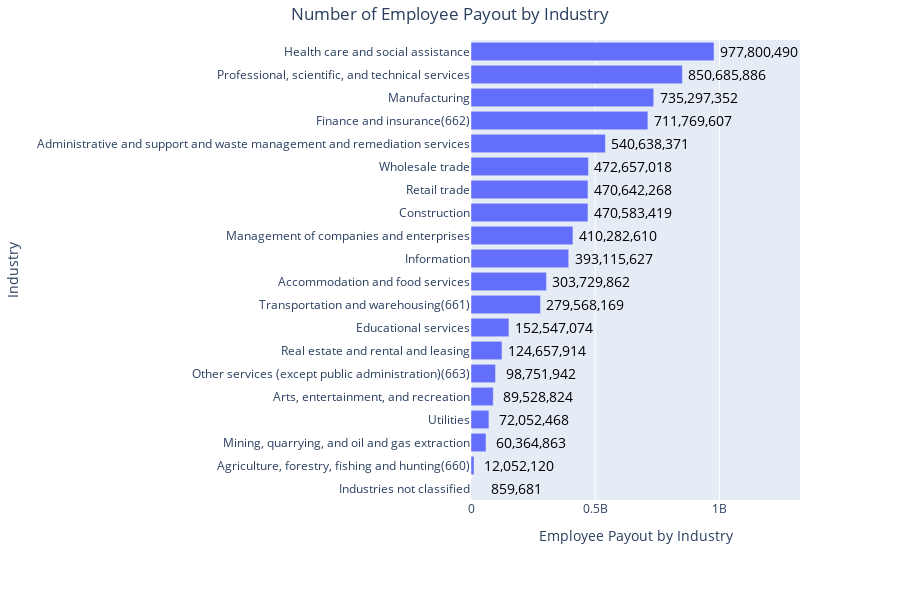

This figure's notebook cell:
### Markdown cell above
# Annual Salary Payout by Industry

### Code cell
df = working_df.drop(0)
fig = px.bar(df.sort_values('PAYANN'), 
             x='PAYANN', 
             y='NAICS2017_LABEL', 
             orientation='h', 
             title='Number of Employee Payout by Industry',  
             color_continuous_scale='Earth')
fig.update_layout(title_x=0.5, 
                  xaxis_title='Employee Payout by Industry', 
                  yaxis_title='Industry', 
                  margin=dict(l=100, r=100, t=40, b=100), 
                  height=600)
for i, row in df.iterrows():
    fig.add_annotation(x=row['PAYANN'], 
                       y=row['NAICS2017_LABEL'], 
                       text=f'{row["PAYANN"]:,.0f}', 
                       showarrow=False, 
                       font=dict(color='black', size=14), # update font color to black
                       xshift=45)

fig.show()

### Figure 1 — Plotly figure (JSON) as saved in the notebook; plotly's stock layout.template omitted (floating-point values rounded to 4 significant figures)
{"data": [{"alignmentgroup": "True", "hovertemplate": "PAYANN=%{x}<br>NAICS2017_LABEL=%{y}<extra></extra>", "legendgroup": "", "marker": {"color": "#636efa", "pattern": {"shape": ""}}, "name": "", "offsetgroup": "", "orientation": "h", "showlegend": false, "textposition": "auto", "type": "bar", "x": [859681, 12052120, 60364863, 72052468, 89528824, 98751942, 124657914, 152547074, 279568169, 303729862, 393115627, 410282610, 470583419, 470642268, 472657018, 540638371, 711769607, 735297352, 850685886, 977800490], "xaxis": "x", "y": ["Industries not classified", "Agriculture, forestry, fishing and hunting(660)", "Mining, quarrying, and oil and gas extraction", "Utilities", "Arts, entertainment, and recreation", "Other services (except public administration)(663)", "Real estate and rental and leasing", "Educational services", "Transportation and warehousing(661)", "Accommodation and food services", "Information", "Management of companies and enterprises", "Construction", "Retail trade", "Wholesale trade", "Administrative and support and waste management and remediation services", "Finance and insurance(662)", "Manufacturing", "Professional, scientific, and technical services", "Health care and social assistance"], "yaxis": "y"}], "layout": {"annotations": [{"font": {"color": "black", "size": 14}, "showarrow": false, "text": "12,052,120", "x": 12052120, "xshift": 45, "y": "Agriculture, forestry, fishing and hunting(660)"}, {"font": {"color": "black", "size": 14}, "showarrow": false, "text": "60,364,863", "x": 60364863, "xshift": 45, "y": "Mining, quarrying, and oil and gas extraction"}, {"font": {"color": "black", "size": 14}, "showarrow": false, "text": "72,052,468", "x": 72052468, "xshift": 45, "y": "Utilities"}, {"font": {"color": "black", "size": 14}, "showarrow": false, "text": "470,583,419", "x": 470583419, "xshift": 45, "y": "Construction"}, {"font": {"color": "black", "size": 14}, "showarrow": false, "text": "735,297,352", "x": 735297352, "xshift": 45, "y": "Manufacturing"}, {"font": {"color": "black", "size": 14}, "showarrow": false, "text": "472,657,018", "x": 472657018, "xshift": 45, "y": "Wholesale trade"}, {"font": {"color": "black", "size": 14}, "showarrow": false, "text": "470,642,268", "x": 470642268, "xshift": 45, "y": "Retail trade"}, {"font": {"color": "black", "size": 14}, "showarrow": false, "text": "279,568,169", "x": 279568169, "xshift": 45, "y": "Transportation and warehousing(661)"}, {"font": {"color": "black", "size": 14}, "showarrow": false, "text": "393,115,627", "x": 393115627, "xshift": 45, "y": "Information"}, {"font": {"color": "black", "size": 14}, "showarrow": false, "text": "711,769,607", "x": 711769607, "xshift": 45, "y": "Finance and insurance(662)"}, {"font": {"color": "black", "size": 14}, "showarrow": false, "text": "124,657,914", "x": 124657914, "xshift": 45, "y": "Real estate and rental and leasing"}, {"font": {"color": "black", "size": 14}, "showarrow": false, "text": "850,685,886", "x": 850685886, "xshift": 45, "y": "Professional, scientific, and technical services"}, {"font": {"color": "black", "size": 14}, "showarrow": false, "text": "410,282,610", "x": 410282610, "xshift": 45, "y": "Management of companies and enterprises"}, {"font": {"color": "black", "size": 14}, "showarrow": false, "text": "540,638,371", "x": 540638371, "xshift": 45, "y": "Administrative and support and waste management and remediation services"}, {"font": {"color": "black", "size": 14}, "showarrow": false, "text": "152,547,074", "x": 152547074, "xshift": 45, "y": "Educational services"}, {"font": {"color": "black", "size": 14}, "showarrow": false, "text": "977,800,490", "x": 977800490, "xshift": 45, "y": "Health care and social assistance"}, {"font": {"color": "black", "size": 14}, "showarrow": false, "text": "89,528,824", "x": 89528824, "xshift": 45, "y": "Arts, entertainment, and recreation"}, {"font": {"color": "black", "size": 14}, "showarrow": false, "text": "303,729,862", "x": 303729862, "xshift": 45, "y": "Accommodation and food services"}, {"font": {"color": "black", "size": 14}, "showarrow": false, "text": "98,751,942", "x": 98751942, "xshift": 45, "y": "Other services (except public administration)(663)"}, {"font": {"color": "black", "size": 14}, "showarrow": false, "text": "859,681", "x": 859681, "xshift": 45, "y": "Industries not classified"}], "barmode": "relative", "height": 600, "legend": {"tracegroupgap": 0}, "margin": {"b": 100, "l": 100, "r": 100, "t": 40}, "title": {"text": "Number of Employee Payout by Industry", "x": 0.5}, "xaxis": {"anchor": "y", "domain": [0, 1], "title": {"text": "Employee Payout by Industry"}}, "yaxis": {"anchor": "x", "domain": [0, 1], "title": {"text": "Industry"}}}}
